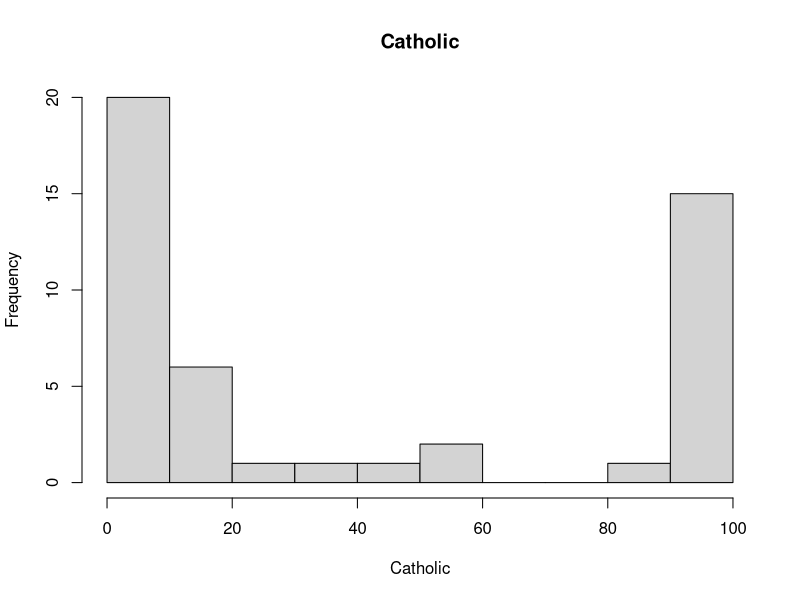
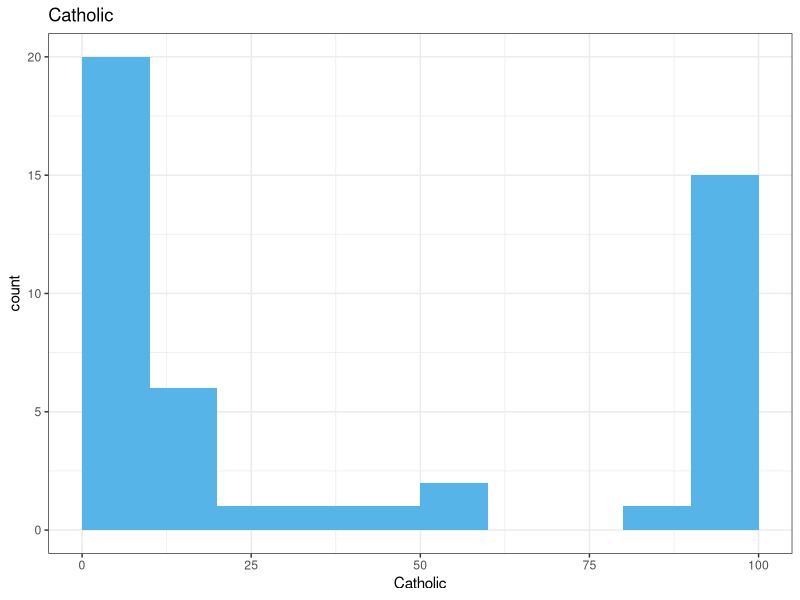
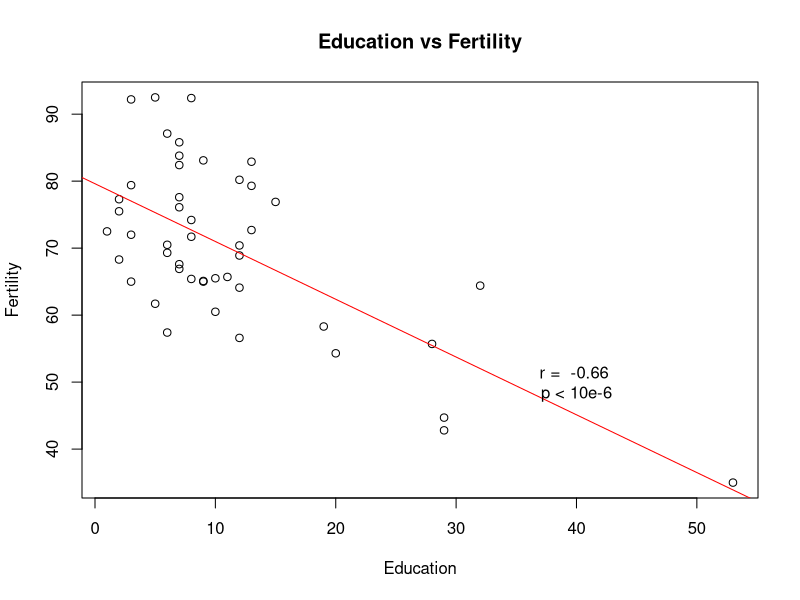
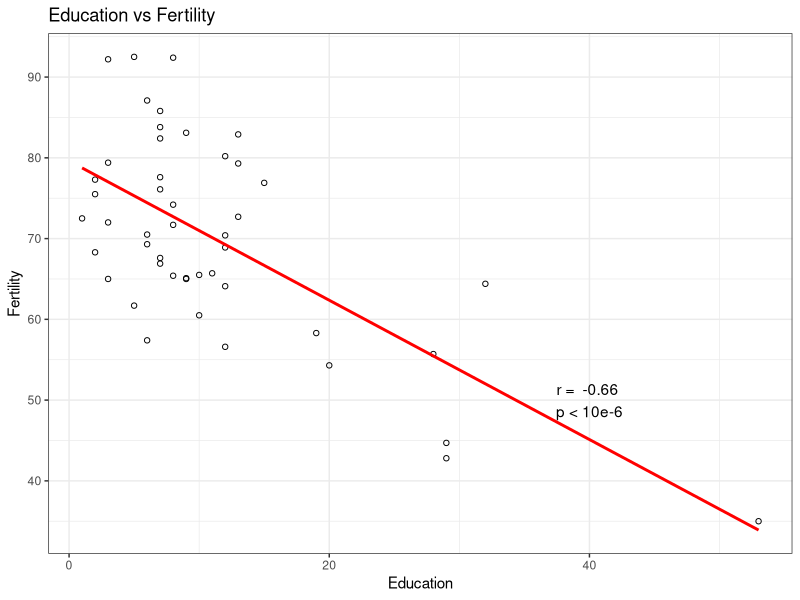
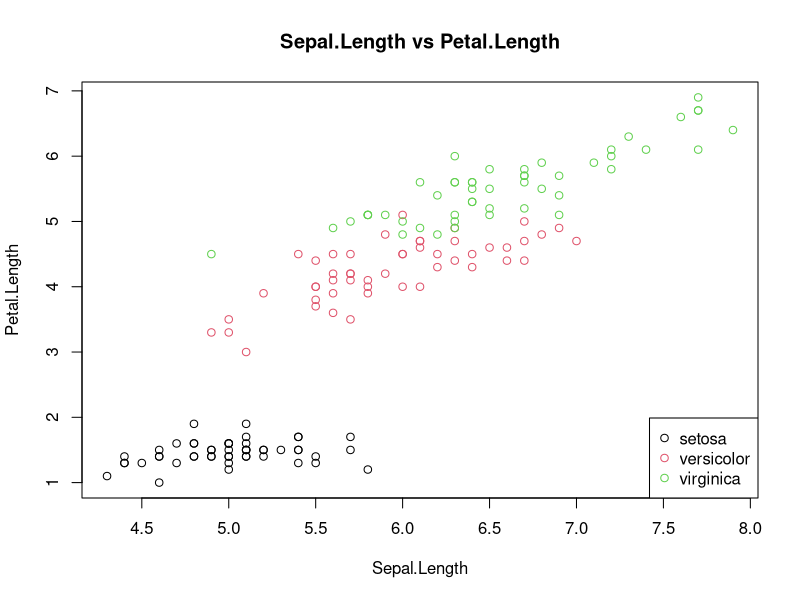
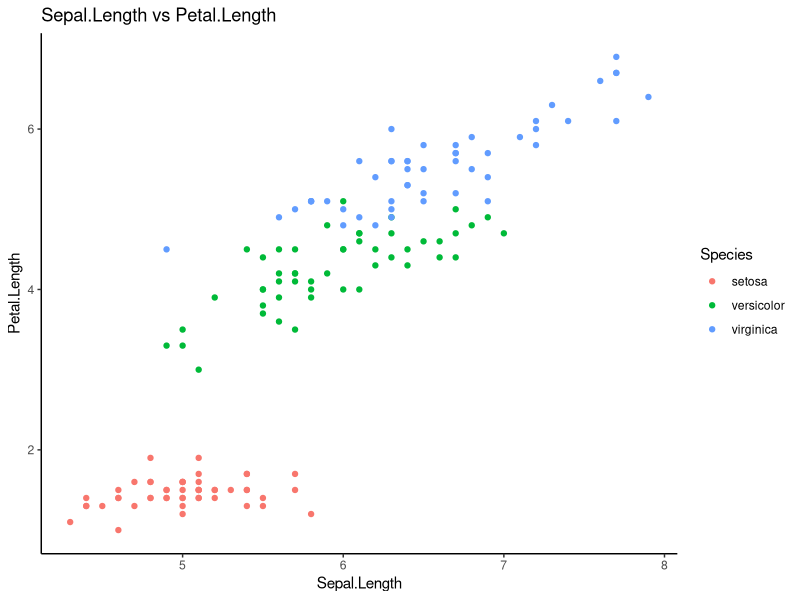
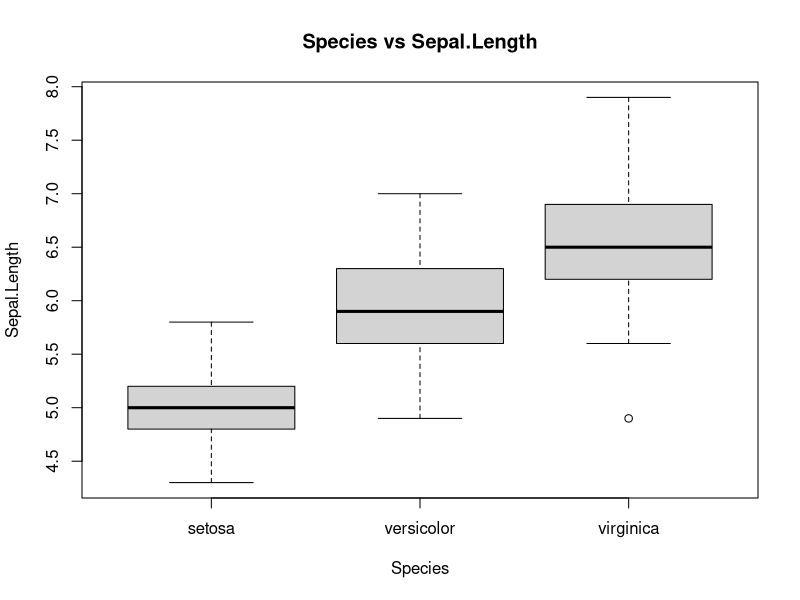
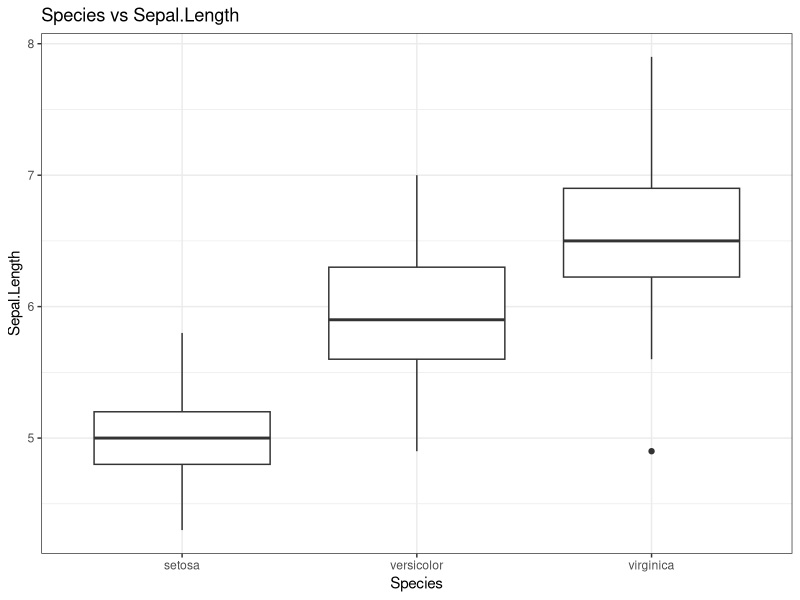

The R source for these figures, in order:
## ---- chunk 1
Sys.info()[["user"]]
Sys.getenv("HOME")
## ---- chunk 2
library("tidyverse")
library("ggsignif")
library("viridis")
library("cowplot")
library("gridExtra")
library("patchwork")
library("lattice")
## ---- chunk 3
## 代码写这里，并运行；
# 1. 用直方图 histogram 显示 Catholic 列的分布情况；
# 1.1 基础做图函数
# 修改标题和x轴标签
hist(swiss$Catholic, main = "Catholic", xlab = "Catholic")

# 1.2 ggplot2
# 定制每个区间的范围
ggplot(swiss, aes(x = Catholic)) +
  geom_histogram(breaks = seq(0, 100, 10),
    fill = "#56B4E9") +
  labs(title = "Catholic", x = "Catholic") +
  theme_bw()
# 2. 用散点图显示 Education 与 Fertility 的关系并将表示两者关系的线性公式、
# 相关系数和p值画在图的空白处。
# 2.1 基础做图函数
plot(swiss$Education, swiss$Fertility,
  xlab = "Education", ylab = "Fertility",
  main = "Education vs Fertility")
abline(lm(swiss$Fertility ~ swiss$Education), col = "red")
# 相关系数和p值画在图的空白处
text(40, 50,
  paste("r = ",
    round(cor(swiss$Education, swiss$Fertility), 2),
    "\n p < 10e-6 "))
cor.test(swiss$Education, swiss$Fertility)$p.value
# 2.2 ggplot2
ggplot(swiss, aes(x = Education, y = Fertility)) +
  geom_point(shape = 1) +
  geom_smooth(method = "lm", se = FALSE, color = "red") +
  labs(title = "Education vs Fertility", x = "Education", y = "Fertility") +
  theme_bw() +
  annotate("text", x = 40, y = 50,
    label = paste("r = ",
              round(cor(swiss$Education, swiss$Fertility), 2),
              "\n p < 10e-6 "))

## ---- chunk 4
## 代码写这里，并运行；
# 散点图
# 1. 基础做图函数
plot(iris$Sepal.Length, iris$Petal.Length,
  col = iris$Species, xlab = "Sepal.Length",
  ylab = "Petal.Length",
  main = "Sepal.Length vs Petal.Length")
legend("bottomright", legend = levels(iris$Species), col = 1:3, pch = 1)
# 2. ggplot2
ggplot(iris, aes(x = Sepal.Length, y = Petal.Length,
                 color = Species)) +
  geom_point() +
  labs(title = "Sepal.Length vs Petal.Length",
    x = "Sepal.Length", y = "Petal.Length") +
  theme_classic()

# boxplot
# 1. 基础做图函数
boxplot(iris$Sepal.Length ~ iris$Species,
  xlab = "Species", ylab = "Sepal.Length",
  main = "Species vs Sepal.Length")
# 2. ggplot2
ggplot(iris, aes(x = Species, y = Sepal.Length)) +
  geom_boxplot() +
  labs(title = "Species vs Sepal.Length",
    x = "Species", y = "Sepal.Length") +
  theme_bw()

## ---- chunk 5
## 代码写这里，并运行；
(p1 <- ggplot(filter(starwars, !is.na(height) & !is.na(gender)),
    aes(x = gender, y = height)) +
  geom_boxplot() +
  geom_signif(comparisons = list(c("feminine", "masculine")),
    map_signif_level = TRUE) +
  scale_fill_viridis(discrete = TRUE, alpha = 0.6) +
  theme_light() +
  theme(
    legend.position = "none",
    axis.text.x = element_text(angle = 45, hjust = 1)
  ) +
  xlab(""))
## ---- chunk 6
## 代码写这里，并运行；
(p2 <- ggplot(iris, aes(x = Sepal.Length, y = Sepal.Width,
    color = Species, shape = Species)) +
  geom_point() +
  geom_density2d() +
  theme_light() +
  xlab("Sepal.Length") +
  ylab("Sepal.Width") +
  labs(title = "IRIS"))
## ---- chunk 7
## 代码写这里，并运行；
# mtcars 增加 cyl ，加一组 468
my_mtcars <- bind_rows(mtcars, mutate(mtcars, cyl = 468))
(p3 <- ggplot(my_mtcars, aes(x = wt, y = mpg, color = factor(cyl))) +
  geom_point(size = 2.5) +
  geom_smooth(method = "loess") +
  facet_wrap(~ cyl, scales = "free", nrow = 2) +
  # facet_grid(. ~ cyl, scales = "free", margins = TRUE) +
  theme_light() +
  xlab("wt") +
  ylab("mpg") +
  labs(title = "mtcars"))

## ---- chunk 8
## 代码写这里，并运行；
mdf_mtcars <- mtcars %>% rownames_to_column() %>%
  arrange(cyl, mpg) %>%
  mutate(rowname = factor(rowname, levels = rowname)) %>%
  mutate(id = row_number(),
    angle = 90 - 360 * (id - 0.5) / n()) %>%
  select(rowname, mpg, cyl, angle)

(p4 <- ggplot(mdf_mtcars, aes(x = rowname)) +
  geom_bar(stat = "identity", aes(y = mpg, fill = factor(cyl))) +
  # Limits of the plot = very important.
  # The negative value controls the size of the inner circle,
  # the positive one is useful to add size over each bar
  ylim(-10, 65) +
  coord_polar( start = 0, direction = 1, clip = "on") +
  # 清空坐标轴
  theme_minimal() +
  theme(
    axis.text = element_blank(),
    axis.title = element_blank(),
    panel.grid = element_blank(),
    plot.margin = unit(rep(-1,4), "cm")
  ) +
  # Add the labels, using the mdf_mtcars dataframe
  geom_text(data = mdf_mtcars,
    aes(x = rowname, y = mpg + 28, label = rowname),
    color = "black", alpha = 0.9, size = 3,
    angle = mdf_mtcars$angle))

## ---- chunk 9
## 代码写这里，并运行；
ggdraw() +
  draw_plot(p3, x = 0, y = 0, width = 0.5, height = 1) +
  draw_plot(p2, 0.5, 0, 0.5, 0.5) +
  draw_plot(p1, 0.5, 0.5, 0.5, 0.5) +
  draw_plot_label(c("A", "B", "C"), c(0, 0.5, 0.5),
    c(1, 1, 0.5), size = 15)

## ---- chunk 10
## 代码写这里，并运行；
gridExtra::grid.arrange(p1, p2, p4,
  nrow = 2, layout_matrix = rbind(
    c(1, 1),
    c(2, 3)
))

## ---- chunk 11
## 代码写这里，并运行；
p1 / (p2 | p3) / p4 +
  plot_annotation(
    title = "A title",
    subtitle = "A subtitle",
    caption = "A caption",
    tag_levels = "A"
  )

## ---- chunk 12
## 代码写这里，并运行；
splom( mtcars[c(1,3,4,5,6)] )
